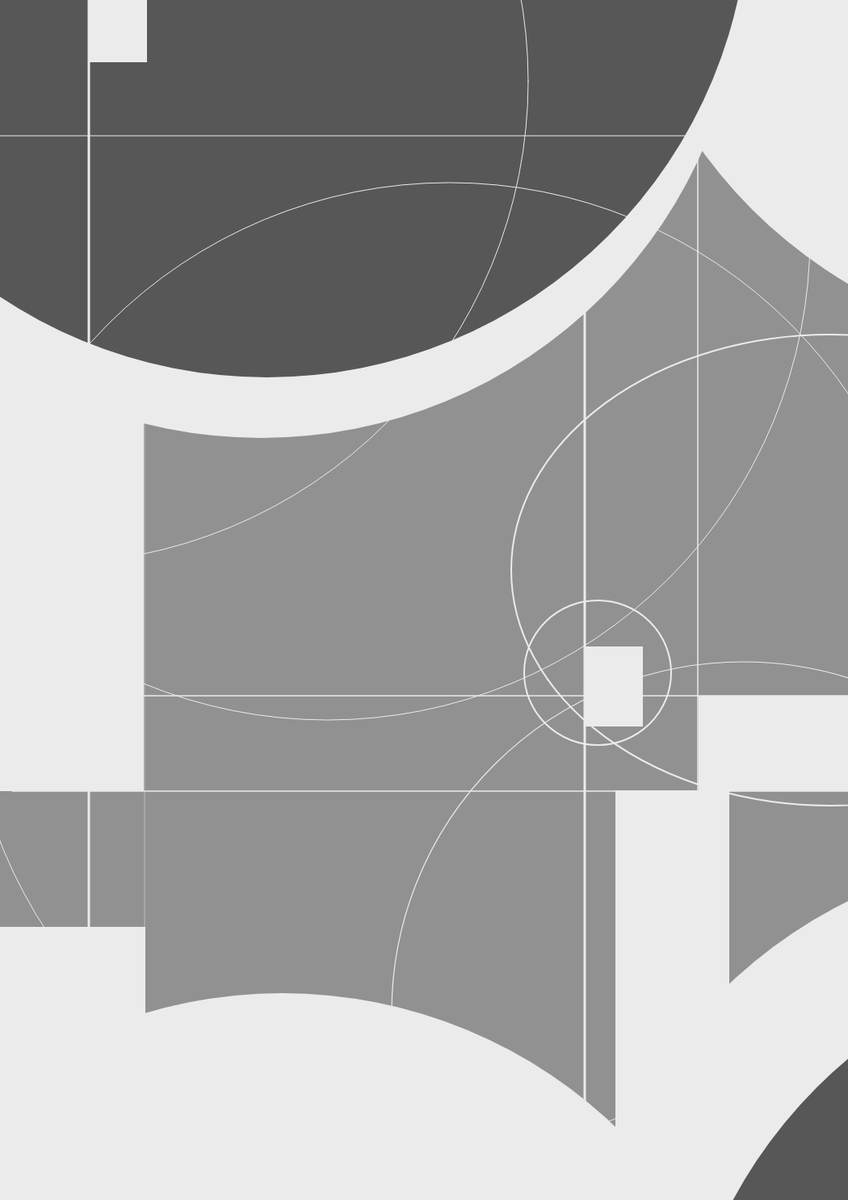
Frame 1 (no input)
Frame 60 (no input): identical to frame 1, image omitted
Frame 120 (the mouse pressed at the canvas centre since frame 60): identical to frame 1, image omitted

The p5.js sketch that drew this single still picture (run headless with seeded random() and noise() and a simulated clock; from frame 60 on, the mouse is pressed at the canvas centre):

// p5.js sketch
// ── sketch.js
function setup() {
  createCanvas(1050, 1485);
  //background
}

function draw() {
  background(145);

  stroke(235);
  noFill();

  strokeWeight(1);
  ellipse (-192+1195/2,-304+1195/2,1195);

  strokeWeight(1.2);
  ellipse(485+870/2,824+857/2,870,867);

  strokeWeight(2);
  ellipse(649+182/2,743+179/2,182,179);

  strokeWeight(2);
  ellipse(633+791/2,414+583/2,791,583);

  strokeWeight(1.5);
  line (15,979,15+1050,979);

  strokeWeight(1.5);
  line (15,861,15+1050,861);
  
  strokeWeight(0.5);
  line (179,-37,179,-37+1721);

  strokeWeight(3);
  line (724,-37,724,-37+1721);
  
  strokeWeight(1.5);
  line (864,-37,864,-37+1721);

  fill(235);
  noStroke();
  ellipse (-274+1195/2,-653+1195/2,1195);

  ellipse (-248+1195/2,1229+1195/2,1195);
  ellipse (756+1195/2,-761+1195/2,1195);
  ellipse (716+1195/2,1054+1195/2,1195);

  rect(0,0,178,979);
  rect(0,1147,180,513);
  rect(724,800,72,99);
  rect(865,861,294,118);
  rect(762,978,141,506);

  fill(87);
  noStroke();
 ellipse (-267+1195/2,-728+1195/2,1195);
  ellipse (836+1195/2,1171+1195/2,1195);

  stroke(235);
  noFill();

  strokeWeight(1);
  ellipse (-41+1195/2,226+1195/2,1195);
  ellipse (-541+1195/2,-497+1195/2,1195);
  line(-330,168,-330+1913,168)

  strokeWeight(3);
  line(110,-70,110,-70+1721);

  fill(235);
  noStroke();
  rect(110,-13,72,90);


}
